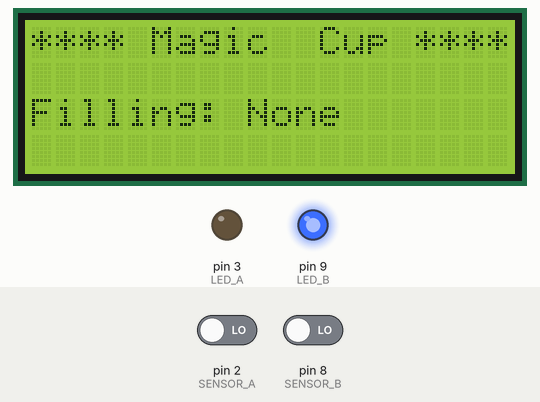
This program was run on a simulated Arduino Uno, built with avr-gcc and run on an emulated ATmega328P. On the bench: 20×4 character LCD, output pins drawn as LEDs (lit = HIGH). Inputs (shaded band) come from the test bench; at power-on: pin 2 (SENSOR_A) LOW, pin 8 (SENSOR_B) LOW.

Above: at 1.2 s.
1.3 s: pin 2 (SENSOR_A) driven HIGH
At 1.46 s:
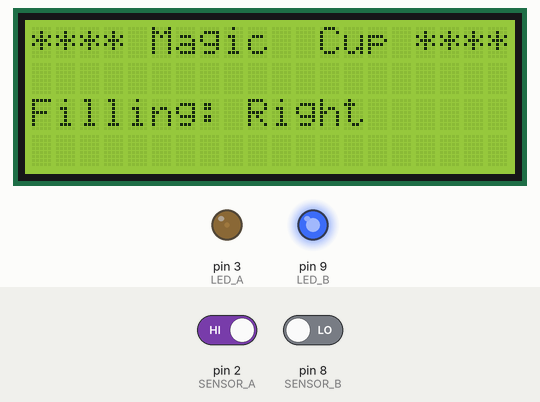
3.7 s: pin 8 (SENSOR_B) driven HIGH
At 4.2 s:
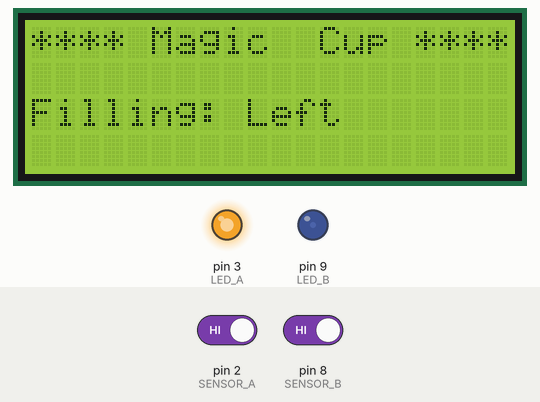
5.2 s: pin 2 (SENSOR_A) driven LOW
At 8.0 s:
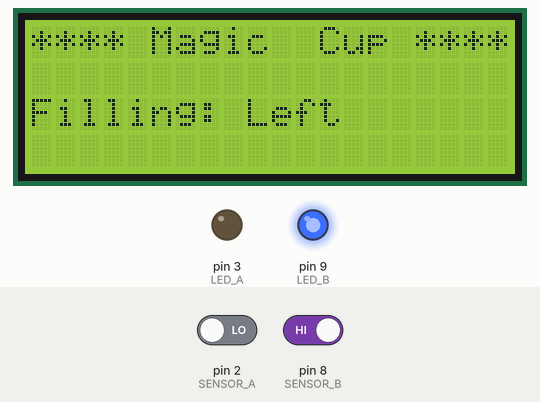
8.2 s: pin 2 (SENSOR_A) driven HIGH and pin 8 (SENSOR_B) driven LOW
At 9.27 s:
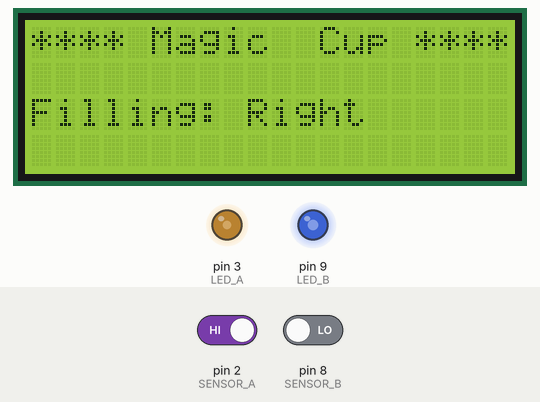
11.2 s: pin 8 (SENSOR_B) driven HIGH
At 11.5 s:
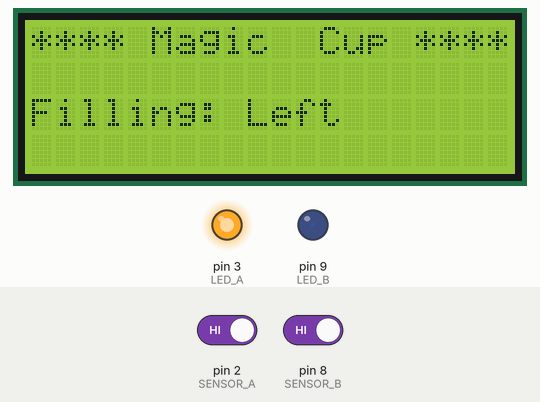
14.2 s: pin 8 (SENSOR_B) driven LOW
At 15.6 s:
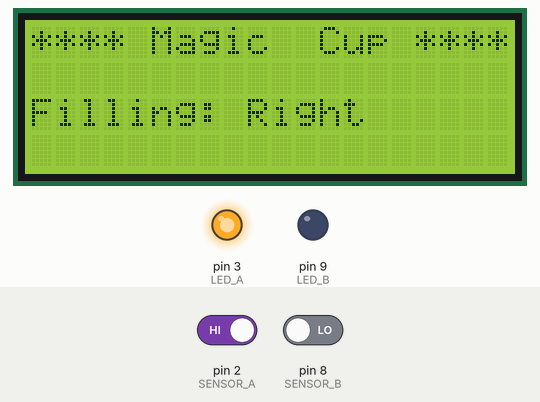
Timing chart, 0 to 16.7 s (numbered marks = the images above; inputs shaded):
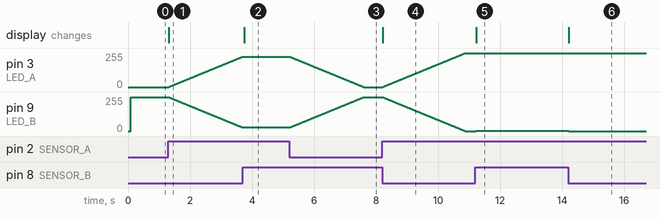

Measured:
- after the input at 1.3 s, pin 3 (LED_A): moves from 0/255 to 228/255 over 2.4 s, starting at once; pin 9 (LED_B): moves from 255/255 to 27/255 over 2.4 s, starting at once; the display: changes at once (image 1)
- after the input at 3.7 s, pin 3 (LED_A): stays 228/255 (without the input it goes to 229/255 after 0.00 s); pin 9 (LED_B): stays 27/255 (without the input it goes to 26/255 after 0.00 s); the display: changes at once (image 2)
- after the input at 5.2 s, pin 3 (LED_A): moves from 228/255 to 0/255 over 2.4 s, starting at once; pin 9 (LED_B): moves from 27/255 to 255/255 over 2.4 s, starting at once
- after the input at 8.2 s, pin 3 (LED_A): moves from 0/255 to 255/255 over 2.7 s, starting at once; pin 9 (LED_B): moves from 255/255 to 0/255 over 2.7 s, starting at once; the display: changes at once (image 4)
- after the input at 11.2 s, pin 3 (LED_A): 255/255 → 254/255 at once; pin 9 (LED_B): 0/255 → 1/255 at once; the display: changes at once (image 5)
- after the input at 14.2 s, pin 3 (LED_A): 254/255 → 255/255 at once; pin 9 (LED_B): 1/255 → 0/255 at once; the display: changes at once (image 6)

The program:

main.cpp
```cpp
#include <Arduino.h>
#include <Wire.h>
#include <LiquidCrystal_I2C.h>

LiquidCrystal_I2C lcd(0x27, 20, 4);

#define SENSOR_A 2
#define SENSOR_B 8
#define LED_A 3
#define LED_B 9

int switchStateA = 0;
int switchStateB = 0;

int brightness = 0;

void setup() {
  pinMode(SENSOR_A, INPUT);
  pinMode(SENSOR_B, INPUT);
  pinMode(LED_A, OUTPUT);
  pinMode(LED_B, OUTPUT);

  lcd.init();
  lcd.backlight();

  lcd.setCursor(0, 0);
  lcd.print("**** Magic  Cup ****");

  lcd.setCursor(0, 2);
  lcd.print("Filling: None");
}

void loop() {
  switchStateA = digitalRead(SENSOR_A);
  if (switchStateA && brightness != 255) {
    brightness++;
    lcd.setCursor(9, 2);
    lcd.print("Right");
  }

  switchStateB = digitalRead(SENSOR_B);

  if (switchStateB && brightness != 0) {
    brightness--;
    lcd.setCursor(9, 2);
    lcd.print("Left ");
  }

  analogWrite(LED_A, brightness);
  analogWrite(LED_B, 255 - brightness);
  delay(5);
}
```
